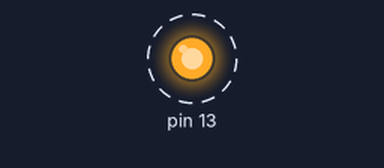
Simulated run of this sketch. Board: Arduino Uno, built with avr-gcc and run on an emulated ATmega328P. On the bench: output pins drawn as LEDs (lit = HIGH). Dashed ring = blinking. No radio packets arrive unless stated.

Above: at 0.5 s.
Timing chart, 0 to 4.7 s (numbered marks = the images above):
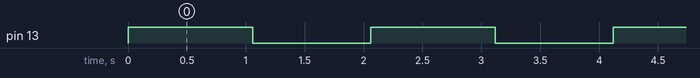

Measured:
- by itself, pin 13: alternates HIGH for 1.1 s and LOW for 1.0 s

The sketch:

rf434sender.ino
```cpp
/*
  SimpleSend
  This sketch transmits a short text message using the VirtualWire library
  connect the Transmitter data pin to Arduino pin 12
*/

#include <VirtualWire.h>

void setup()
{
    // Initialize the IO and ISR
    vw_setup(2000);           // Bits per sec
  pinMode(13, OUTPUT);
}

void loop()
{
    digitalWrite(13, HIGH);
    send("hello");
    delay(1000);
    digitalWrite(13, LOW);
    delay(1000);
}

void send (char *message)
{
  vw_send((uint8_t *)message, strlen(message));
  vw_wait_tx(); // Wait until the whole message is gone
}
```
